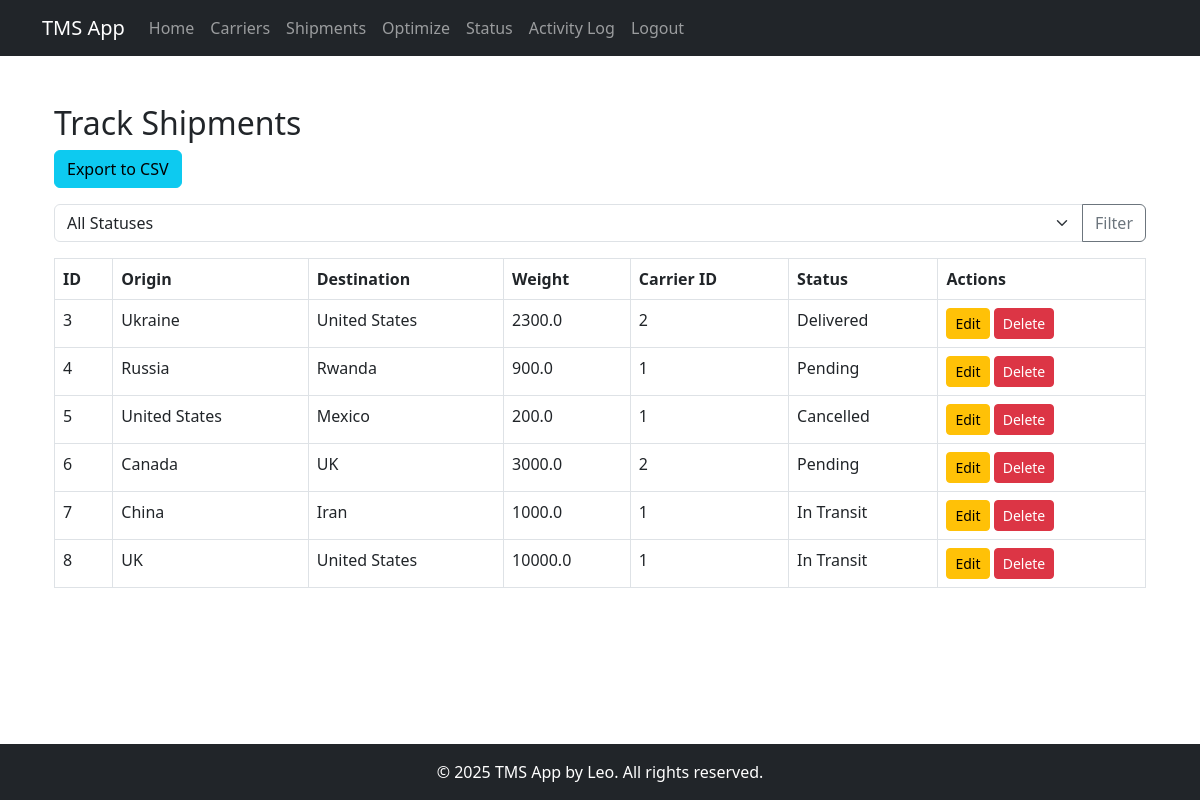
The page /track_shipments (signed in) on the database its author committed.
### app/models.py (models this page shows, shortened)
class Shipment(db.Model):
    id = db.Column(db.Integer, primary_key=True)
    origin = db.Column(db.String(128))
    destination = db.Column(db.String(128))
    weight = db.Column(db.Float)
    carrier_id = db.Column(db.Integer, db.ForeignKey('carrier.id'))
    status = db.Column(db.String(64), default='Pending')  # New field for shipment status

### app/routes.py (the view)
@bp.route('/track_shipments')
@login_required
def track_shipments():
    status_filter = request.args.get('status')
    if status_filter:
        shipments = Shipment.query.filter_by(status=status_filter).all()
    else:
        shipments = Shipment.query.all()
    return render_template('track_shipments.html', shipments=shipments, status_filter=status_filter)

### app/__init__.py (called while the page is built)
@login.user_loader
def load_user(user_id):
    return User.query.get(int(user_id))

### app/templates/track_shipments.html (shortened to what this page needs)
{% extends "base.html" %}
{% block content %}
<div class="container mt-4">
  <h2>Track Shipments</h2>
<div class="mb-3">
    <a href="{{ url_for('routes.export_shipments') }}" class="btn btn-info">Export to CSV</a>
</div>
  <form method="get" action="{{ url_for('routes.track_shipments') }}" class="mb-3">
    <div class="input-group">
      <select name="status" class="form-select">
        <option value="">All Statuses</option>
      </select>
      <button class="btn btn-outline-secondary" type="submit">Filter</button>
    </div>
  </form>
  {% if shipments %}
    <table class="table table-bordered">
      <thead>
        <tr>
          <th>ID</th>
          <th>Origin</th>
          <th>Destination</th>
          <th>Weight</th>
          <th>Carrier ID</th>
          <th>Status</th>
          <th>Actions</th>
        </tr>
      </thead>
      <tbody>
        {% for shipment in shipments %}
          <tr>
            <td>{{ shipment.id }}</td>
            <td>{{ shipment.origin }}</td>
            <td>{{ shipment.destination }}</td>
            <td>{{ shipment.weight }}</td>
            <td>{{ shipment.carrier_id }}</td>
            <td>{{ shipment.status }}</td>
            <td>
              <a href="{{ url_for('routes.edit_shipment', shipment_id=shipment.id) }}" class="btn btn-sm btn-warning">Edit</a>
              <form action="{{ url_for('routes.delete_shipment', shipment_id=shipment.id) }}" method="post" style="display:inline;">
                <button type="submit" class="btn btn-sm btn-danger" onclick="return confirm('Are you sure you want to delete this shipment?');">Delete</button>
              </form>
            </td>
          </tr>
        {% endfor %}
      </tbody>
    </table>
  {% else %}
    <p>No shipments found for the selected status.</p>
  {% endif %}
</div>
{% endblock %}

### app/templates/base.html (style rules this page uses)
html, body { height: 100%; margin: 0; }
body { display: flex; flex-direction: column; }

### rows shown on the page
Shipment: id "3", origin "Ukraine", destination "United States", weight "2300.0", carrier_id "2", status "Delivered"
Shipment: id "4", origin "Russia", destination "Rwanda", weight "900.0", carrier_id "1", status "Pending"
Shipment: id "5", origin "United States", destination "Mexico", weight "200.0", carrier_id "1", status "Cancelled"
Shipment: id "6", origin "Canada", destination "UK", weight "3000.0", carrier_id "2", status "Pending"
Shipment: id "7", origin "China", destination "Iran", weight "1000.0", carrier_id "1", status "In Transit"
Shipment: id "8", origin "UK", destination "United States", weight "10000.0", carrier_id "1", status "In Transit"
